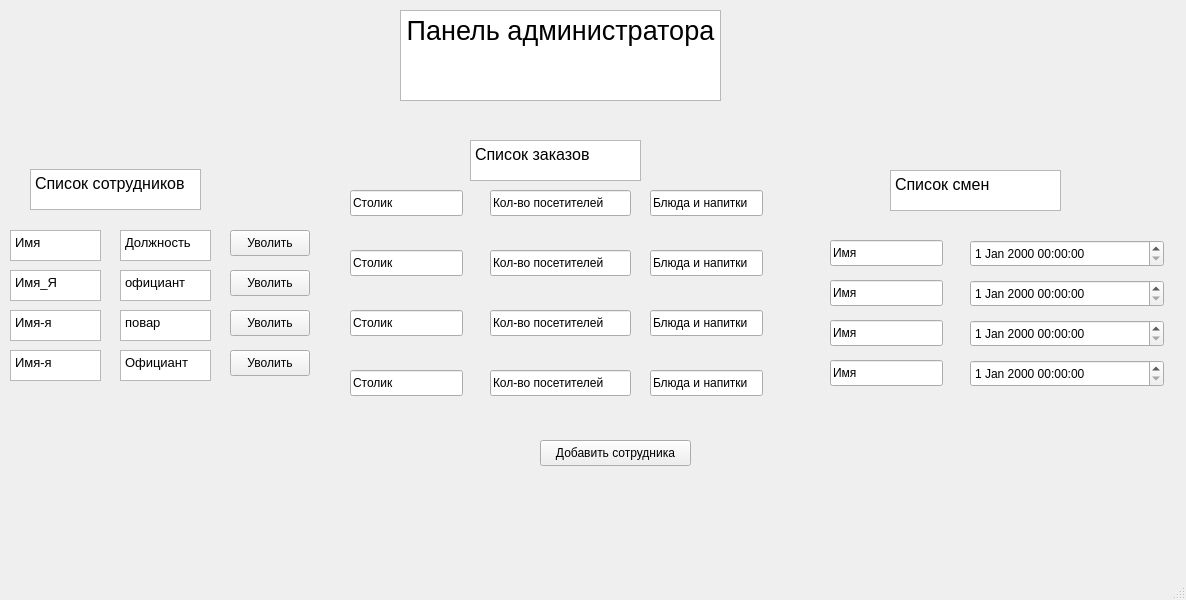
<?xml version="1.0" encoding="UTF-8"?>
<ui version="4.0">
 <class>MainWindow</class>
 <widget class="QMainWindow" name="MainWindow">
  <property name="geometry">
   <rect>
    <x>0</x>
    <y>0</y>
    <width>1186</width>
    <height>600</height>
   </rect>
  </property>
  <property name="windowTitle">
   <string>MainWindow</string>
  </property>
  <widget class="QWidget" name="centralwidget">
   <widget class="QTextEdit" name="panel_admin">
    <property name="geometry">
     <rect>
      <x>400</x>
      <y>10</y>
      <width>321</width>
      <height>91</height>
     </rect>
    </property>
    <property name="html">
     <string>&lt;!DOCTYPE HTML PUBLIC &quot;-//W3C//DTD HTML 4.0//EN&quot; &quot;http://www.w3.org/TR/REC-html40/strict.dtd&quot;&gt;
&lt;html&gt;&lt;head&gt;&lt;meta name=&quot;qrichtext&quot; content=&quot;1&quot; /&gt;&lt;style type=&quot;text/css&quot;&gt;
p, li { white-space: pre-wrap; }
&lt;/style&gt;&lt;/head&gt;&lt;body style=&quot; font-family:'Open Sans'; font-size:10pt; font-weight:400; font-style:normal;&quot;&gt;
&lt;p align=&quot;center&quot; style=&quot; margin-top:0px; margin-bottom:0px; margin-left:0px; margin-right:0px; -qt-block-indent:0; text-indent:0px;&quot;&gt;&lt;span style=&quot; font-size:20pt;&quot;&gt;Панель администратора&lt;/span&gt;&lt;/p&gt;&lt;/body&gt;&lt;/html&gt;</string>
    </property>
   </widget>
   <widget class="QTextEdit" name="spisok_sotr">
    <property name="geometry">
     <rect>
      <x>30</x>
      <y>169</y>
      <width>171</width>
      <height>41</height>
     </rect>
    </property>
    <property name="html">
     <string>&lt;!DOCTYPE HTML PUBLIC &quot;-//W3C//DTD HTML 4.0//EN&quot; &quot;http://www.w3.org/TR/REC-html40/strict.dtd&quot;&gt;
&lt;html&gt;&lt;head&gt;&lt;meta name=&quot;qrichtext&quot; content=&quot;1&quot; /&gt;&lt;style type=&quot;text/css&quot;&gt;
p, li { white-space: pre-wrap; }
&lt;/style&gt;&lt;/head&gt;&lt;body style=&quot; font-family:'Open Sans'; font-size:10pt; font-weight:400; font-style:normal;&quot;&gt;
&lt;p style=&quot; margin-top:0px; margin-bottom:0px; margin-left:0px; margin-right:0px; -qt-block-indent:0; text-indent:0px;&quot;&gt;&lt;span style=&quot; font-size:12pt;&quot;&gt;Список сотрудников&lt;/span&gt;&lt;/p&gt;&lt;/body&gt;&lt;/html&gt;</string>
    </property>
   </widget>
   <widget class="QTextEdit" name="spisok_zakaz">
    <property name="geometry">
     <rect>
      <x>470</x>
      <y>140</y>
      <width>171</width>
      <height>41</height>
     </rect>
    </property>
    <property name="html">
     <string>&lt;!DOCTYPE HTML PUBLIC &quot;-//W3C//DTD HTML 4.0//EN&quot; &quot;http://www.w3.org/TR/REC-html40/strict.dtd&quot;&gt;
&lt;html&gt;&lt;head&gt;&lt;meta name=&quot;qrichtext&quot; content=&quot;1&quot; /&gt;&lt;style type=&quot;text/css&quot;&gt;
p, li { white-space: pre-wrap; }
&lt;/style&gt;&lt;/head&gt;&lt;body style=&quot; font-family:'Open Sans'; font-size:10pt; font-weight:400; font-style:normal;&quot;&gt;
&lt;p style=&quot; margin-top:0px; margin-bottom:0px; margin-left:0px; margin-right:0px; -qt-block-indent:0; text-indent:0px;&quot;&gt;&lt;span style=&quot; font-size:12pt;&quot;&gt;Список заказов&lt;/span&gt;&lt;/p&gt;&lt;/body&gt;&lt;/html&gt;</string>
    </property>
   </widget>
   <widget class="QTextEdit" name="spisok_smen">
    <property name="geometry">
     <rect>
      <x>890</x>
      <y>170</y>
      <width>171</width>
      <height>41</height>
     </rect>
    </property>
    <property name="html">
     <string>&lt;!DOCTYPE HTML PUBLIC &quot;-//W3C//DTD HTML 4.0//EN&quot; &quot;http://www.w3.org/TR/REC-html40/strict.dtd&quot;&gt;
&lt;html&gt;&lt;head&gt;&lt;meta name=&quot;qrichtext&quot; content=&quot;1&quot; /&gt;&lt;style type=&quot;text/css&quot;&gt;
p, li { white-space: pre-wrap; }
&lt;/style&gt;&lt;/head&gt;&lt;body style=&quot; font-family:'Open Sans'; font-size:10pt; font-weight:400; font-style:normal;&quot;&gt;
&lt;p style=&quot; margin-top:0px; margin-bottom:0px; margin-left:0px; margin-right:0px; -qt-block-indent:0; text-indent:0px;&quot;&gt;&lt;span style=&quot; font-size:12pt;&quot;&gt;Список смен&lt;/span&gt;&lt;/p&gt;&lt;/body&gt;&lt;/html&gt;</string>
    </property>
   </widget>
   <widget class="QTextEdit" name="name">
    <property name="geometry">
     <rect>
      <x>10</x>
      <y>230</y>
      <width>91</width>
      <height>31</height>
     </rect>
    </property>
    <property name="html">
     <string>&lt;!DOCTYPE HTML PUBLIC &quot;-//W3C//DTD HTML 4.0//EN&quot; &quot;http://www.w3.org/TR/REC-html40/strict.dtd&quot;&gt;
&lt;html&gt;&lt;head&gt;&lt;meta name=&quot;qrichtext&quot; content=&quot;1&quot; /&gt;&lt;style type=&quot;text/css&quot;&gt;
p, li { white-space: pre-wrap; }
&lt;/style&gt;&lt;/head&gt;&lt;body style=&quot; font-family:'Open Sans'; font-size:10pt; font-weight:400; font-style:normal;&quot;&gt;
&lt;p style=&quot; margin-top:0px; margin-bottom:0px; margin-left:0px; margin-right:0px; -qt-block-indent:0; text-indent:0px;&quot;&gt;Имя&lt;/p&gt;&lt;/body&gt;&lt;/html&gt;</string>
    </property>
   </widget>
   <widget class="QTextEdit" name="Role">
    <property name="geometry">
     <rect>
      <x>120</x>
      <y>230</y>
      <width>91</width>
      <height>31</height>
     </rect>
    </property>
    <property name="html">
     <string>&lt;!DOCTYPE HTML PUBLIC &quot;-//W3C//DTD HTML 4.0//EN&quot; &quot;http://www.w3.org/TR/REC-html40/strict.dtd&quot;&gt;
&lt;html&gt;&lt;head&gt;&lt;meta name=&quot;qrichtext&quot; content=&quot;1&quot; /&gt;&lt;style type=&quot;text/css&quot;&gt;
p, li { white-space: pre-wrap; }
&lt;/style&gt;&lt;/head&gt;&lt;body style=&quot; font-family:'Open Sans'; font-size:10pt; font-weight:400; font-style:normal;&quot;&gt;
&lt;p style=&quot; margin-top:0px; margin-bottom:0px; margin-left:0px; margin-right:0px; -qt-block-indent:0; text-indent:0px;&quot;&gt;Должность&lt;/p&gt;&lt;/body&gt;&lt;/html&gt;</string>
    </property>
   </widget>
   <widget class="QTextEdit" name="name_2">
    <property name="geometry">
     <rect>
      <x>10</x>
      <y>270</y>
      <width>91</width>
      <height>31</height>
     </rect>
    </property>
    <property name="html">
     <string>&lt;!DOCTYPE HTML PUBLIC &quot;-//W3C//DTD HTML 4.0//EN&quot; &quot;http://www.w3.org/TR/REC-html40/strict.dtd&quot;&gt;
&lt;html&gt;&lt;head&gt;&lt;meta name=&quot;qrichtext&quot; content=&quot;1&quot; /&gt;&lt;style type=&quot;text/css&quot;&gt;
p, li { white-space: pre-wrap; }
&lt;/style&gt;&lt;/head&gt;&lt;body style=&quot; font-family:'Open Sans'; font-size:10pt; font-weight:400; font-style:normal;&quot;&gt;
&lt;p style=&quot; margin-top:0px; margin-bottom:0px; margin-left:0px; margin-right:0px; -qt-block-indent:0; text-indent:0px;&quot;&gt;Имя_Я&lt;/p&gt;&lt;/body&gt;&lt;/html&gt;</string>
    </property>
   </widget>
   <widget class="QTextEdit" name="Role_2">
    <property name="geometry">
     <rect>
      <x>120</x>
      <y>270</y>
      <width>91</width>
      <height>31</height>
     </rect>
    </property>
    <property name="html">
     <string>&lt;!DOCTYPE HTML PUBLIC &quot;-//W3C//DTD HTML 4.0//EN&quot; &quot;http://www.w3.org/TR/REC-html40/strict.dtd&quot;&gt;
&lt;html&gt;&lt;head&gt;&lt;meta name=&quot;qrichtext&quot; content=&quot;1&quot; /&gt;&lt;style type=&quot;text/css&quot;&gt;
p, li { white-space: pre-wrap; }
&lt;/style&gt;&lt;/head&gt;&lt;body style=&quot; font-family:'Open Sans'; font-size:10pt; font-weight:400; font-style:normal;&quot;&gt;
&lt;p style=&quot; margin-top:0px; margin-bottom:0px; margin-left:0px; margin-right:0px; -qt-block-indent:0; text-indent:0px;&quot;&gt;официант&lt;/p&gt;&lt;/body&gt;&lt;/html&gt;</string>
    </property>
   </widget>
   <widget class="QTextEdit" name="name_3">
    <property name="geometry">
     <rect>
      <x>10</x>
      <y>310</y>
      <width>91</width>
      <height>31</height>
     </rect>
    </property>
    <property name="html">
     <string>&lt;!DOCTYPE HTML PUBLIC &quot;-//W3C//DTD HTML 4.0//EN&quot; &quot;http://www.w3.org/TR/REC-html40/strict.dtd&quot;&gt;
&lt;html&gt;&lt;head&gt;&lt;meta name=&quot;qrichtext&quot; content=&quot;1&quot; /&gt;&lt;style type=&quot;text/css&quot;&gt;
p, li { white-space: pre-wrap; }
&lt;/style&gt;&lt;/head&gt;&lt;body style=&quot; font-family:'Open Sans'; font-size:10pt; font-weight:400; font-style:normal;&quot;&gt;
&lt;p style=&quot; margin-top:0px; margin-bottom:0px; margin-left:0px; margin-right:0px; -qt-block-indent:0; text-indent:0px;&quot;&gt;Имя-я&lt;/p&gt;&lt;/body&gt;&lt;/html&gt;</string>
    </property>
   </widget>
   <widget class="QTextEdit" name="Role_3">
    <property name="geometry">
     <rect>
      <x>120</x>
      <y>310</y>
      <width>91</width>
      <height>31</height>
     </rect>
    </property>
    <property name="html">
     <string>&lt;!DOCTYPE HTML PUBLIC &quot;-//W3C//DTD HTML 4.0//EN&quot; &quot;http://www.w3.org/TR/REC-html40/strict.dtd&quot;&gt;
&lt;html&gt;&lt;head&gt;&lt;meta name=&quot;qrichtext&quot; content=&quot;1&quot; /&gt;&lt;style type=&quot;text/css&quot;&gt;
p, li { white-space: pre-wrap; }
&lt;/style&gt;&lt;/head&gt;&lt;body style=&quot; font-family:'Open Sans'; font-size:10pt; font-weight:400; font-style:normal;&quot;&gt;
&lt;p style=&quot; margin-top:0px; margin-bottom:0px; margin-left:0px; margin-right:0px; -qt-block-indent:0; text-indent:0px;&quot;&gt;повар&lt;/p&gt;&lt;/body&gt;&lt;/html&gt;</string>
    </property>
   </widget>
   <widget class="QTextEdit" name="textEdit_11">
    <property name="geometry">
     <rect>
      <x>10</x>
      <y>350</y>
      <width>91</width>
      <height>31</height>
     </rect>
    </property>
    <property name="html">
     <string>&lt;!DOCTYPE HTML PUBLIC &quot;-//W3C//DTD HTML 4.0//EN&quot; &quot;http://www.w3.org/TR/REC-html40/strict.dtd&quot;&gt;
&lt;html&gt;&lt;head&gt;&lt;meta name=&quot;qrichtext&quot; content=&quot;1&quot; /&gt;&lt;style type=&quot;text/css&quot;&gt;
p, li { white-space: pre-wrap; }
&lt;/style&gt;&lt;/head&gt;&lt;body style=&quot; font-family:'Open Sans'; font-size:10pt; font-weight:400; font-style:normal;&quot;&gt;
&lt;p style=&quot; margin-top:0px; margin-bottom:0px; margin-left:0px; margin-right:0px; -qt-block-indent:0; text-indent:0px;&quot;&gt;Имя-я&lt;/p&gt;&lt;/body&gt;&lt;/html&gt;</string>
    </property>
   </widget>
   <widget class="QTextEdit" name="Role_4">
    <property name="geometry">
     <rect>
      <x>120</x>
      <y>350</y>
      <width>91</width>
      <height>31</height>
     </rect>
    </property>
    <property name="html">
     <string>&lt;!DOCTYPE HTML PUBLIC &quot;-//W3C//DTD HTML 4.0//EN&quot; &quot;http://www.w3.org/TR/REC-html40/strict.dtd&quot;&gt;
&lt;html&gt;&lt;head&gt;&lt;meta name=&quot;qrichtext&quot; content=&quot;1&quot; /&gt;&lt;style type=&quot;text/css&quot;&gt;
p, li { white-space: pre-wrap; }
&lt;/style&gt;&lt;/head&gt;&lt;body style=&quot; font-family:'Open Sans'; font-size:10pt; font-weight:400; font-style:normal;&quot;&gt;
&lt;p style=&quot; margin-top:0px; margin-bottom:0px; margin-left:0px; margin-right:0px; -qt-block-indent:0; text-indent:0px;&quot;&gt;Официант&lt;/p&gt;&lt;/body&gt;&lt;/html&gt;</string>
    </property>
   </widget>
   <widget class="QPushButton" name="Delete">
    <property name="geometry">
     <rect>
      <x>230</x>
      <y>230</y>
      <width>80</width>
      <height>26</height>
     </rect>
    </property>
    <property name="text">
     <string>Уволить</string>
    </property>
   </widget>
   <widget class="QPushButton" name="Delete_2">
    <property name="geometry">
     <rect>
      <x>230</x>
      <y>270</y>
      <width>80</width>
      <height>26</height>
     </rect>
    </property>
    <property name="text">
     <string>Уволить</string>
    </property>
   </widget>
   <widget class="QPushButton" name="Delete_3">
    <property name="geometry">
     <rect>
      <x>230</x>
      <y>310</y>
      <width>80</width>
      <height>26</height>
     </rect>
    </property>
    <property name="text">
     <string>Уволить</string>
    </property>
   </widget>
   <widget class="QPushButton" name="pushButton_4">
    <property name="geometry">
     <rect>
      <x>230</x>
      <y>350</y>
      <width>80</width>
      <height>26</height>
     </rect>
    </property>
    <property name="text">
     <string>Уволить</string>
    </property>
   </widget>
   <widget class="QLineEdit" name="lineEdit">
    <property name="geometry">
     <rect>
      <x>350</x>
      <y>190</y>
      <width>113</width>
      <height>26</height>
     </rect>
    </property>
    <property name="text">
     <string>Столик</string>
    </property>
   </widget>
   <widget class="QLineEdit" name="lineEdit_2">
    <property name="geometry">
     <rect>
      <x>350</x>
      <y>250</y>
      <width>113</width>
      <height>26</height>
     </rect>
    </property>
    <property name="text">
     <string>Столик</string>
    </property>
   </widget>
   <widget class="QLineEdit" name="lineEdit_3">
    <property name="geometry">
     <rect>
      <x>350</x>
      <y>310</y>
      <width>113</width>
      <height>26</height>
     </rect>
    </property>
    <property name="text">
     <string>Столик</string>
    </property>
   </widget>
   <widget class="QLineEdit" name="lineEdit_4">
    <property name="geometry">
     <rect>
      <x>350</x>
      <y>370</y>
      <width>113</width>
      <height>26</height>
     </rect>
    </property>
    <property name="text">
     <string>Столик</string>
    </property>
   </widget>
   <widget class="QLineEdit" name="lineEdit_5">
    <property name="geometry">
     <rect>
      <x>490</x>
      <y>190</y>
      <width>141</width>
      <height>26</height>
     </rect>
    </property>
    <property name="text">
     <string>Кол-во посетителей</string>
    </property>
   </widget>
   <widget class="QLineEdit" name="lineEdit_6">
    <property name="geometry">
     <rect>
      <x>490</x>
      <y>310</y>
      <width>141</width>
      <height>26</height>
     </rect>
    </property>
    <property name="text">
     <string>Кол-во посетителей</string>
    </property>
   </widget>
   <widget class="QLineEdit" name="lineEdit_7">
    <property name="geometry">
     <rect>
      <x>490</x>
      <y>250</y>
      <width>141</width>
      <height>26</height>
     </rect>
    </property>
    <property name="text">
     <string>Кол-во посетителей</string>
    </property>
   </widget>
   <widget class="QLineEdit" name="lineEdit_8">
    <property name="geometry">
     <rect>
      <x>490</x>
      <y>370</y>
      <width>141</width>
      <height>26</height>
     </rect>
    </property>
    <property name="text">
     <string>Кол-во посетителей</string>
    </property>
   </widget>
   <widget class="QLineEdit" name="lineEdit_9">
    <property name="geometry">
     <rect>
      <x>650</x>
      <y>190</y>
      <width>113</width>
      <height>26</height>
     </rect>
    </property>
    <property name="text">
     <string>Блюда и напитки</string>
    </property>
   </widget>
   <widget class="QLineEdit" name="lineEdit_10">
    <property name="geometry">
     <rect>
      <x>650</x>
      <y>310</y>
      <width>113</width>
      <height>26</height>
     </rect>
    </property>
    <property name="text">
     <string>Блюда и напитки</string>
    </property>
   </widget>
   <widget class="QLineEdit" name="lineEdit_11">
    <property name="geometry">
     <rect>
      <x>650</x>
      <y>250</y>
      <width>113</width>
      <height>26</height>
     </rect>
    </property>
    <property name="text">
     <string>Блюда и напитки</string>
    </property>
   </widget>
   <widget class="QLineEdit" name="lineEdit_12">
    <property name="geometry">
     <rect>
      <x>650</x>
      <y>370</y>
      <width>113</width>
      <height>26</height>
     </rect>
    </property>
    <property name="text">
     <string>Блюда и напитки</string>
    </property>
   </widget>
   <widget class="QPushButton" name="Create_sotrud">
    <property name="geometry">
     <rect>
      <x>540</x>
      <y>440</y>
      <width>151</width>
      <height>26</height>
     </rect>
    </property>
    <property name="text">
     <string>Добавить сотрудника</string>
    </property>
   </widget>
   <widget class="QDateTimeEdit" name="dateTimeEdit">
    <property name="geometry">
     <rect>
      <x>970</x>
      <y>240</y>
      <width>194</width>
      <height>27</height>
     </rect>
    </property>
   </widget>
   <widget class="QLineEdit" name="lineEdit_13">
    <property name="geometry">
     <rect>
      <x>830</x>
      <y>240</y>
      <width>113</width>
      <height>26</height>
     </rect>
    </property>
    <property name="text">
     <string>Имя</string>
    </property>
   </widget>
   <widget class="QLineEdit" name="lineEdit_14">
    <property name="geometry">
     <rect>
      <x>830</x>
      <y>280</y>
      <width>113</width>
      <height>26</height>
     </rect>
    </property>
    <property name="text">
     <string>Имя</string>
    </property>
   </widget>
   <widget class="QDateTimeEdit" name="dateTimeEdit_2">
    <property name="geometry">
     <rect>
      <x>970</x>
      <y>280</y>
      <width>194</width>
      <height>27</height>
     </rect>
    </property>
   </widget>
   <widget class="QLineEdit" name="lineEdit_15">
    <property name="geometry">
     <rect>
      <x>830</x>
      <y>320</y>
      <width>113</width>
      <height>26</height>
     </rect>
    </property>
    <property name="text">
     <string>Имя</string>
    </property>
   </widget>
   <widget class="QDateTimeEdit" name="dateTimeEdit_3">
    <property name="geometry">
     <rect>
      <x>970</x>
      <y>320</y>
      <width>194</width>
      <height>27</height>
     </rect>
    </property>
   </widget>
   <widget class="QLineEdit" name="lineEdit_16">
    <property name="geometry">
     <rect>
      <x>830</x>
      <y>360</y>
      <width>113</width>
      <height>26</height>
     </rect>
    </property>
    <property name="text">
     <string>Имя</string>
    </property>
   </widget>
   <widget class="QDateTimeEdit" name="dateTimeEdit_4">
    <property name="geometry">
     <rect>
      <x>970</x>
      <y>360</y>
      <width>194</width>
      <height>27</height>
     </rect>
    </property>
   </widget>
  </widget>
  <widget class="QMenuBar" name="menubar">
   <property name="geometry">
    <rect>
     <x>0</x>
     <y>0</y>
     <width>1186</width>
     <height>23</height>
    </rect>
   </property>
  </widget>
  <widget class="QStatusBar" name="statusbar"/>
 </widget>
 <resources/>
 <connections/>
</ui>
